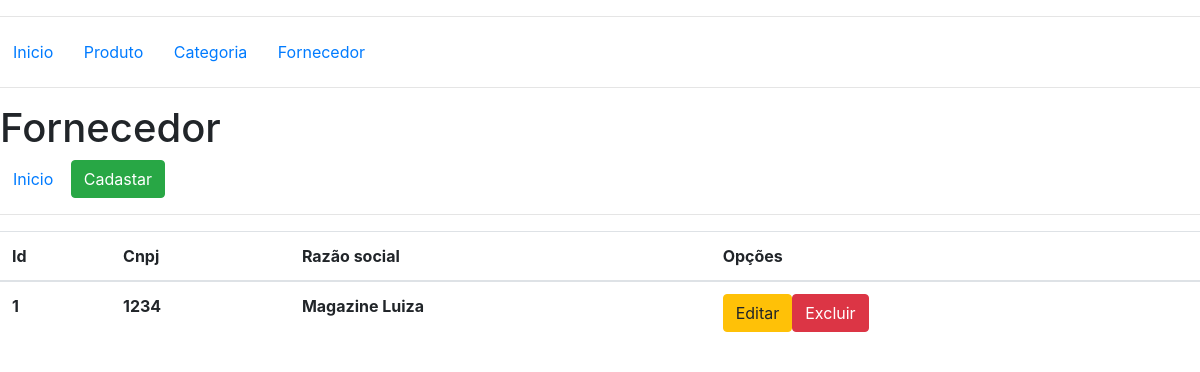
The app's page /view/FornecedorIndex.php with its own data.
### tables this page shows
CREATE TABLE `fornecedor` (
  `CDFORNECEDOR` bigint(20) UNSIGNED NOT NULL,
  `CNPJ` varchar(50) DEFAULT NULL,
  `RAZAOSOCIAL` varchar(100) DEFAULT NULL
);

### repositories/FornecedorRepository.php (called while the page is built, shortened)
<?php
class FornecedorRepository{
    public function GetAll(){
        $pdo = Banco::conectar();
        $sql = 'SELECT * FROM fornecedor';
        $result = $pdo->query($sql);
        $array = array();
        foreach($result as $fornecedor){
            array_push($array, $this->QueryToModel($fornecedor));
        }
        return $array;
    }
    private function QueryToModel($value){
        $model = new Fornecedor();
        $model->Id = $value['CDFORNECEDOR'];
        $model->Cnpj = $value['CNPJ'];
        $model->RazaoSocial = $value['RAZAOSOCIAL'];
        return $model;
    }
}
?>

### controller/FornecedorController.php (the view, shortened to what this page needs)
<?php
require_once("../repositories/FornecedorRepository.php");
class FornecedorController{
    public function ListarFornecedores(){
        $_repository = new FornecedorRepository();
        $row = $_repository->GetAll();
        foreach ($row as $fornecedor){
            echo "<tr>";
            echo "<th>".$fornecedor->Id ."</th>";
            echo "<th>".$fornecedor->Cnpj ."</th>";
            echo "<th>".$fornecedor->RazaoSocial ."</th>";
            echo "<td><a class='btn btn-warning' href='FornecedorUpdate.php?id=".$fornecedor->Id."'>Editar</a><a class='btn btn-danger' href='FornecedorDelete.php?id=".$fornecedor->Id."'>Excluir</a></td>";
            echo "</tr>";
        }
    }
}

### records on screen
fornecedor: CDFORNECEDOR "1", CNPJ "1234", RAZAOSOCIAL "Magazine Luiza"
